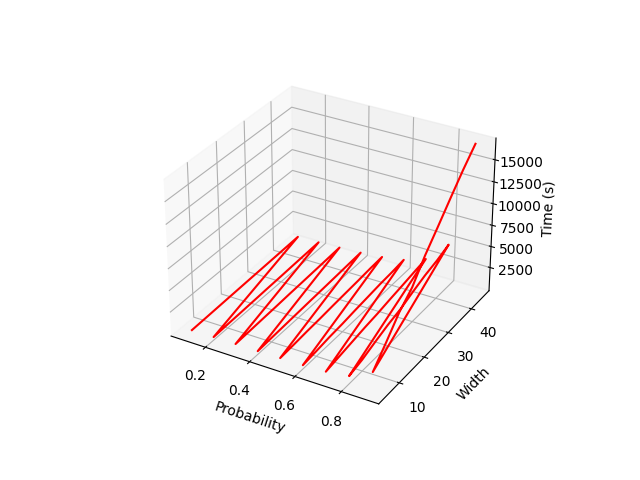

Here is the Python script that generated this plot:
import matplotlib.pyplot as plt

widths, probabilities, duration = [], [], []

with open('output.txt') as reader:


	# Separating the probiblity, width and duration values from each line
	outputFile = reader.read()
	outputFile = outputFile.replace(' ', '')
	outputFile = outputFile.replace('\n', ',')
	outputFile = outputFile.split(',')

	i = 0

	while (i < (len(outputFile) - 3)):

		# Storing the respective values of widths, probabilities and duration into the corresponding arrays
		widths.append(int(outputFile[i]))
		probabilities.append(float(outputFile[i+1]))
		duration.append(float(outputFile[i+2]))
		i += 3

# Plot the graphs
fig = plt.figure()
graph = fig.add_subplot(111, projection='3d', xlabel='Probability', ylabel='Width', zlabel='Time (s)')
graph.plot(xs=probabilities, ys=widths, zs=duration, color="red")
plt.savefig('graph.png')

plt.subplot(1,2,1)
plt.xlabel('Probability')
plt.ylabel('Duration')
plt.plot(probabilities, duration, color="blue")

plt.subplot(1,2,2)
plt.xlabel('Width')
plt.ylabel('Duration')
plt.plot(widths, duration, color="green")

plt.tight_layout()

plt.savefig('graph_pw.png')